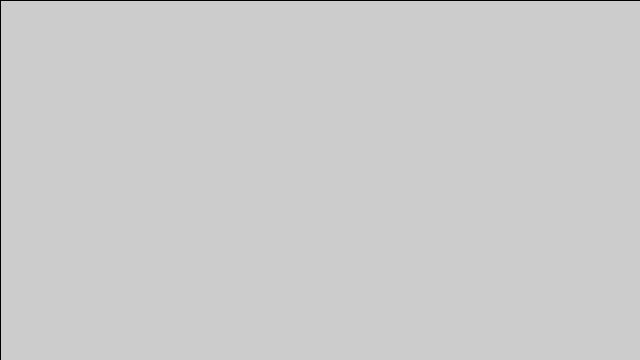
Frame 1 (no input)
Frame 60 (the mouse pressed at the canvas centre just before this capture): identical to frame 1, image omitted
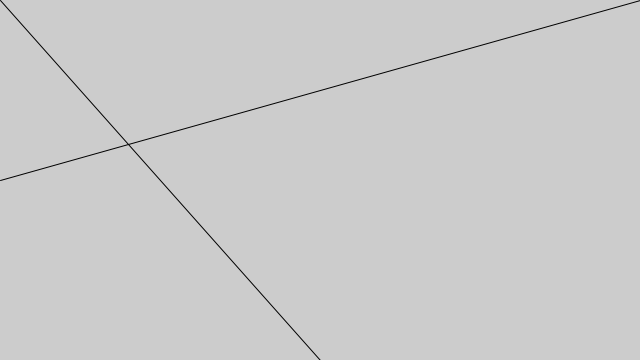
Frame 120 (the mouse held since frame 60 and released just before this capture)

The Processing sketch that drew these frames (run headless with seeded random() and noise(); from frame 60 on, the mouse is pressed at the canvas centre):

// Processing sketch: SaveOneImage
// ── SaveOneImage.pde
/**
 * Save One Image
 * 
 * The save() function allows you to save an image from the 
 * display window. In this example, save() is run when a mouse
 * button is pressed. The image "line.tif" is saved to the 
 * same folder as the sketch's program file.
 */

void setup() {
  size(640, 360);
}

void draw() {
  background(204);
  line(0, 0, mouseX, height);
  line(width, 0, 0, mouseY);
  
}

void mousePressed() {
  save("line.tif");
}
